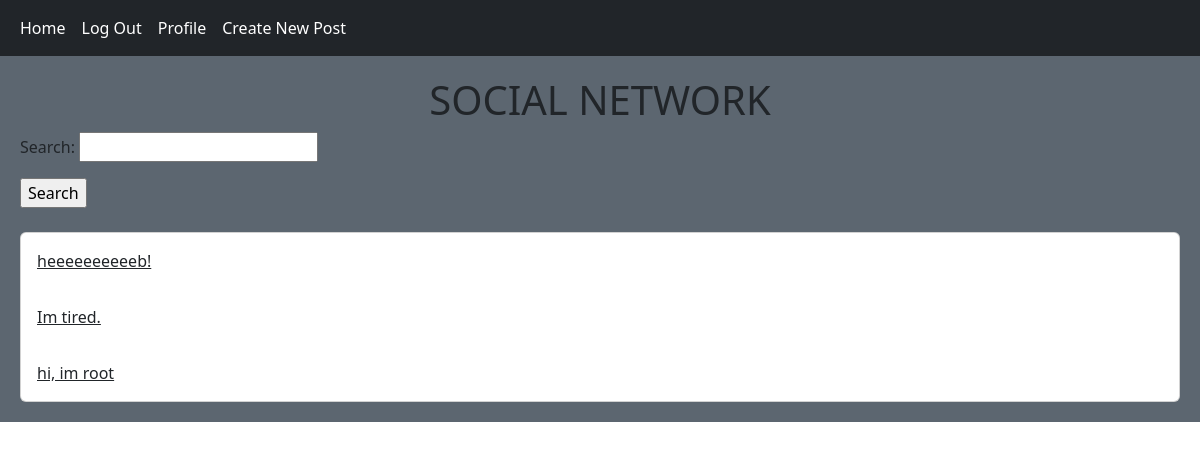
The page / (signed in) on the database as committed earlier.
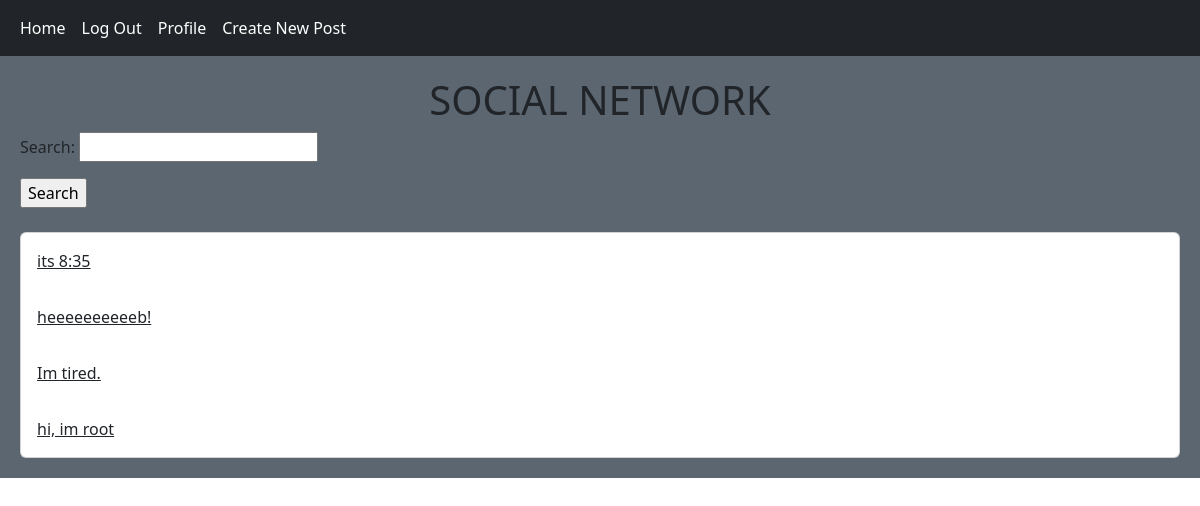
The same page on the database as committed later.
### post/models.py (models this page shows, shortened)
class Post(models.Model):
    body = models.TextField(max_length=250)
    slug = models.SlugField()
    created = models.DateTimeField(auto_now_add=True)
    updated = models.DateTimeField(auto_now=True)
    user = models.ForeignKey(User, on_delete=models.CASCADE)
    class Meta:
        ordering = ('-created',)

### home/views.py (the view)
# urls.py: path('', views.HomeView.as_view(), name='home'),
class HomeView(View):
    form_class = PostSearchForm
    def get(self, request):
        posts = Post.objects.all()
        if request.GET.get('search'):
            posts = posts.filter(body__contains=request.GET['search'])
        return render(request, 'home/home.html', {'posts': posts, 'form': self.form_class})

### home/templates/home/home.html
{% extends 'base.html' %}
{% block content%}
<h1 class="text-center">SOCIAL NETWORK</h1>
<form action="" method="get">
    {{ form.as_p }}
    <input type="submit" value="Search">
</form>
<br/>
<div class="card">
    {% for post in posts %}
        <a href="{% url 'post:post_detail' post.id post.slug %}" class="card-body">{{ post.body | truncatewords:60 }}</a>
    {% endfor %}
</div>
{% endblock %}

Rows that differ between the two databases and show on the page:
added Post: body "its 8:35"
